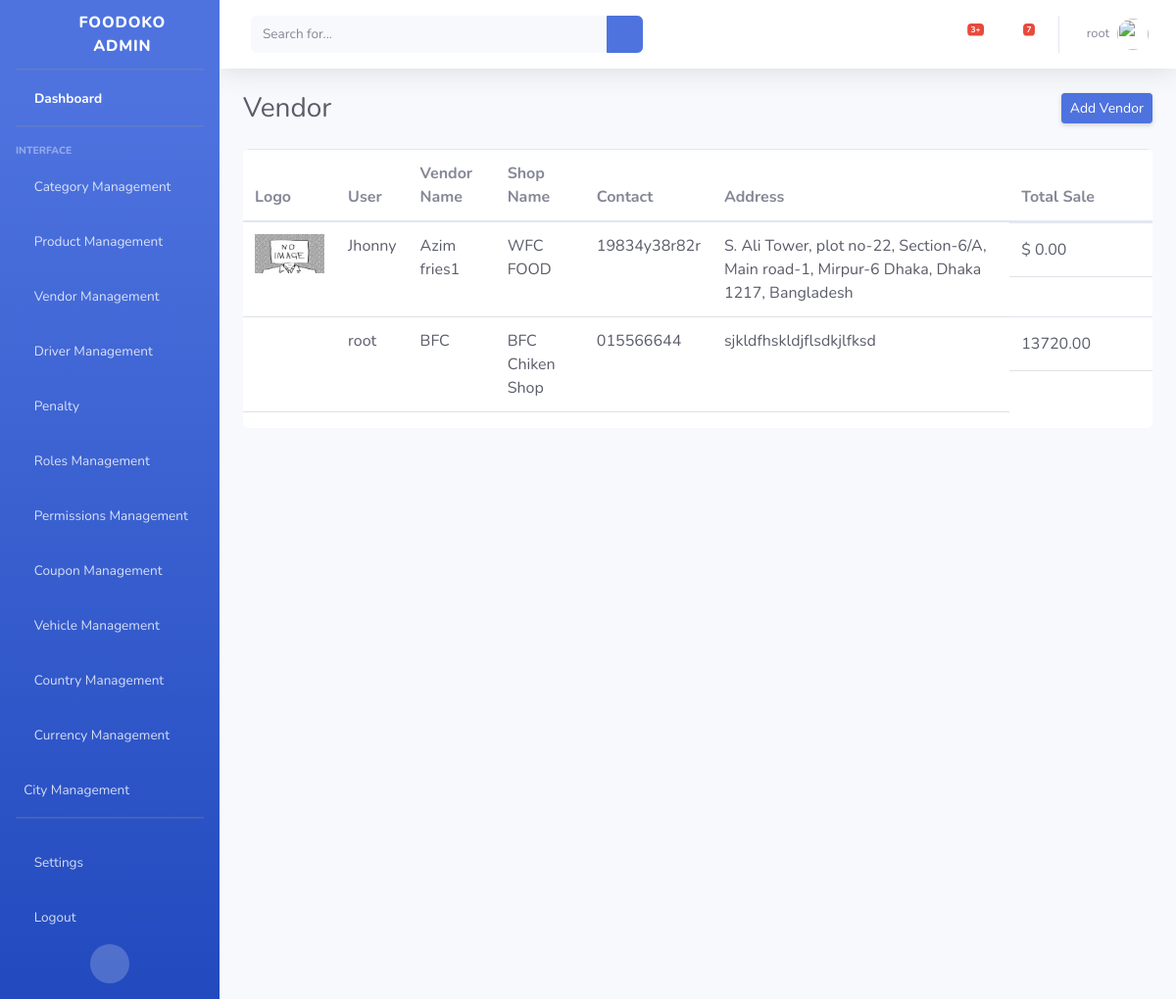
The page /adminpanel/vendors/ (signed in) on the database its author committed.
### authentication/models.py (models this page shows, shortened)
class VendorProfile(models.Model):
    user = models.OneToOneField(User, on_delete=models.CASCADE)
    vendor_name = models.CharField(max_length=255)
    shop_name = models.CharField(max_length=255, unique=True)
    shop_logo = models.ImageField(upload_to="images/")
    contact_number = models.CharField(max_length=255)
    address = models.TextField(null=True)
    total_sale = models.DecimalField(decimal_places=2, max_digits=19, default=0.00)
    vendor_longtitude = models.CharField(max_length=255, null=True, blank=True)
    vendor_latitude = models.CharField(max_length=255, null=True, blank=True)
    trade_license = models.CharField(max_length=255, null=True, blank=True)
    nid_no = models.CharField(max_length=255, null=True)
    passport = models.CharField(max_length=255, null=True, blank=True)
    tin_no = models.CharField(max_length=255, null=True, blank=True)
    is_penalized = models.BooleanField(default=False)
    class Meta:
        ordering = ["-id"]
        verbose_name = "Vendor Profile"

### Dashboard/views.py (the view)
# urls.py: path("vendors/", VendorView.as_view(), name="VendorView"),
class VendorView(View):
    template_name = "vendor/vendors.html"
    def get(self, request):
        vendors = VendorProfile.objects.all()
        args = {
            "vendors": vendors,
        }
        return render(request, self.template_name, args)

### Dashboard/templates/vendor/vendors.html (shortened to what this page needs)
{% load static %}
{% include 'base.html' %}
<body id="page-top">
    <div id="wrapper">
        {% include 'admin-sidebar.html' %}
        <div id="content-wrapper" class="d-flex flex-column">
            <div id="content">
               {% include 'admin-nav.html' %}
                <div class="container-fluid">
                    <div class="d-sm-flex align-items-center justify-content-between mb-4">
                        <h1 class="h3 mb-0 text-gray-800">Vendor</h1>
                        <a href="{% url 'AddVendor' %}" class="d-none d-sm-inline-block btn btn-sm btn-primary shadow-sm">Add Vendor</a>
                    </div>
                    <div class="main____dept____table table-responsive">
                      {% if vendors %}
                        <table class="table">
                          <thead class="table_____head">
                            <tr>
                              <th scope="col">Logo</th>
                              <th scope="col">User</th>
                              <th scope="col">Vendor Name</th>
                              <th scope="col">Shop Name</th>
                              <th scope="col">Contact</th>
                              <th scope="col">Address</th>
                              <th scope="col">Total Sale</th>
                            </tr>
                          </thead>
                          <tbody class="catgory__table">
                          {% for v in vendors %}
                            <tr>
                              <td class="category__data"><img src="{{ v.shop_logo.url }}" alt="" style="height: 40px;"></td>
                              <td class="category__data"><a href="#" class="w-100 d-flex text-dark category__name">{{ v.user.username }}</a></td>
                              <td class="category__data"><a href="#" class="w-100 d-flex text-dark category__name">{{ v.vendor_name }}</a></td>
                              <td class="category__data"><a href="#" class="w-100 d-flex text-dark category__name">{{ v.shop_name }}</a></td>
                              <td class="category__data"><a href="#" class="w-100 d-flex text-dark category__name">{{ v.contact_number }}</a></td>
                              <td class="category__data"><a href="#" class="w-100 d-flex text-dark category__name">{{ v.address }}</a></td>
                              <td class="d-flex align-items-center">
                                {% if v.total_sale %}
                                <a href="#" class="w-100 d-flex text-dark">{{ v.total_sale }}</a>
                                {% else %}
                                <a href="#" class="w-100 d-flex text-dark">$ 0.00</a>
                                {% endif %}
                                <form method="POST" action="{% url 'deleteVendor' %}">
                                  <button class="border-0 bg-white" type="submit"><i class="fas fa-times-circle cross____icon"></i></button>
                                </form>
                                  <a href="{% url 'editVendor' v.id %}" class="border-0 bg-white" type="submit"><i class="fas fa-edit cross____icon"></i></a>
                              </td>
                            </tr>
                           {% endfor %}
                          </tbody>
                        </table>
                        {% endif %}
                      </div>
                </div>
            </div>
        </div>
    </div>
</body>

### Dashboard/templates/admin-nav.html (shortened to what this page needs)
{% load static %}
{% include 'base.html' %}
 <nav class="navbar navbar-expand navbar-light bg-white topbar mb-4 static-top shadow">
    <form
        class="d-none d-sm-inline-block form-inline mr-auto ml-md-3 my-2 my-md-0 mw-100 navbar-search">
        <div class="input-group">
            <input type="text" class="form-control bg-light border-0 small" placeholder="Search for..."
                aria-label="Search" aria-describedby="basic-addon2">
            <div class="input-group-append">
                <button class="btn btn-primary" type="button">
                    <i class="fas fa-search fa-sm"></i>
                </button>
            </div>
        </div>
    </form>
    <ul class="navbar-nav ml-auto">
        <li class="nav-item dropdown no-arrow mx-1">
            <a class="nav-link dropdown-toggle" href="#" id="alertsDropdown" role="button"
                data-toggle="dropdown" aria-haspopup="true" aria-expanded="false">
                <i class="fas fa-bell fa-fw"></i>
                <span class="badge badge-danger badge-counter">3+</span>
            </a>
        </li>
        <li class="nav-item dropdown no-arrow mx-1">
            <a class="nav-link dropdown-toggle" href="#" id="messagesDropdown" role="button"
                data-toggle="dropdown" aria-haspopup="true" aria-expanded="false">
                <i class="fas fa-envelope fa-fw"></i>
                <span class="badge badge-danger badge-counter">7</span>
            </a>
        </li>
        <li class="nav-item dropdown no-arrow">
            <a class="nav-link dropdown-toggle" href="#" id="userDropdown" role="button"
                data-toggle="dropdown" aria-haspopup="true" aria-expanded="false">
                <span class="mr-2 d-none d-lg-inline text-gray-600 small">{{ request.user.username }}</span>
                <img class="img-profile rounded-circle"
                    src="{% static 'admin-img/undraw_profile.svg' %}">
            </a>
        </li>
    </ul>
</nav>

### static/admin-css/azim.css (style rules this page uses)
.main____dept____table { background: #fff; border-radius: 6px; }
.cross____icon { font-size: 25px; transition: 0.2s all ease-in-out; }

### rows shown on the page
VendorProfile: shop_logo (placeholder picture), user.username "Jhonny", vendor_name "Azim fries1", shop_name "WFC FOOD", contact_number "19834y38r82r", address "S. Ali Tower, plot no-22, Section-6/A, Main road-1, Mirpur-6 Dhaka, Dhaka 1217, Bangladesh", total_sale "$ 0.00"
VendorProfile: user.username "root", vendor_name "BFC", shop_name "BFC Chiken Shop", contact_number "015566644", address "sjkldfhskldjflsdkjlfksd", total_sale "13720.00"

### other values the page prints
{{ request.user.username }} "root"
